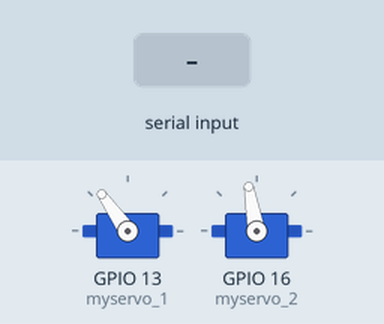
Simulated run of this sketch. Board: ESP32. Shown: 2 × servo. The test bench sets the inputs (shaded band).

Above: at 4.2 s.
4.3 s: "C" received over Serial
At 7.1 s:
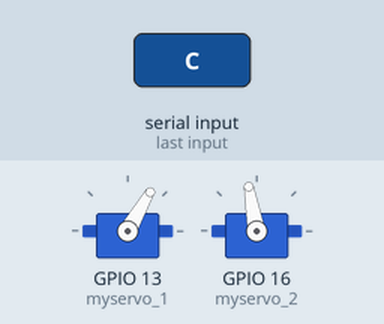
Timing chart, 0 to 10.8 s (numbered marks = the images above; inputs shaded):
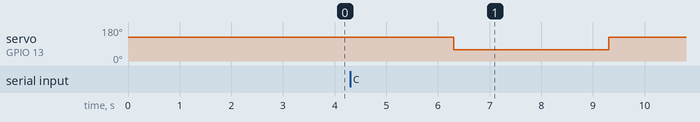

Measured:
- after the input at 4.3 s, servo on GPIO 13 (myservo_1): 125° → 60° after 2.0 s, → 125° 3.0 s later

The sketch:

Servo_Motor.ino
```cpp
#include <ESP32Servo.h>

Servo myservo_1;
Servo myservo_2; // create servo object to control a servo


int pos = 0;    // variable to store the servo position

void setup() {
  myservo_1.attach(13);
  myservo_2.attach(16);

  myservo_1.write(125);
  delay(1000);
  myservo_2.write(100);
  delay(2000);

  Serial.begin(9600);
    // attaches the servo on pin 9 to the servo object
}


void s1(){

myservo_1.write(60);
delay(3000);
myservo_1.write(125);
delay(2000);

}

void loop() {
  char c;

  if (Serial.available()){

    c=Serial.read();

    if (c=='C'){ // Battery

  myservo_2.write(100);
  delay(2000);
  s1();

  myservo_2.write(100);
  delay(2000);


    }

    if (c=='B'){ //Metal
      myservo_2.write(30);
      delay(2000);
      s1();
      myservo_2.write(100);
      delay(2000);
    }

    if (c=='A'){ //Plastic
      myservo_2.write(155);
      delay(2000);
      s1();
      myservo_2.write(100);
      delay(2000);
    }

  }

}
```
